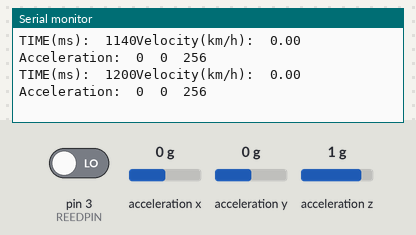
Bench run of a sketch on a simulated Arduino Uno, built with avr-gcc and run on an emulated ATmega328P. Parts: the last lines printed to the serial monitor. Inputs (shaded band) come from the test bench; at power-on: acceleration x 0 g, acceleration y 0 g, acceleration z 1 g, pin 3 (REEDPIN) LOW. Storage starts empty.

Above: at 1.3 s.
1.4 s: acceleration x set to -1.4 g
At 1.57 s:
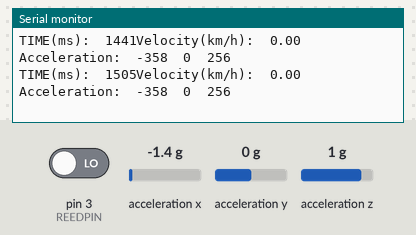
4.4 s: acceleration y set to -1.4 g
At 4.55 s:
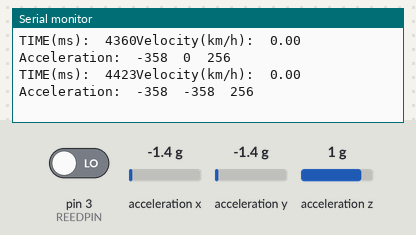
7.4 s: acceleration z set to -1.4 g
At 7.41 s:
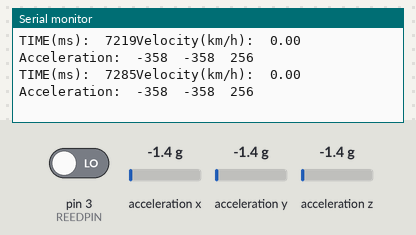
10.4 s: acceleration x set to 0.8 g
At 10.46 s:
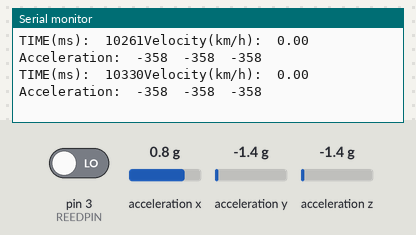
13.4 s: acceleration y set to 0.8 g
At 13.43 s:
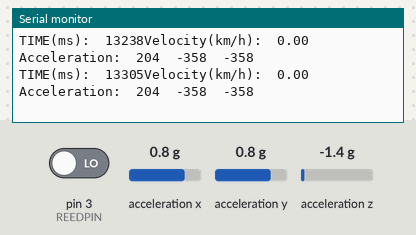
16.4 s: acceleration z set to 0 g
At 16.43 s:
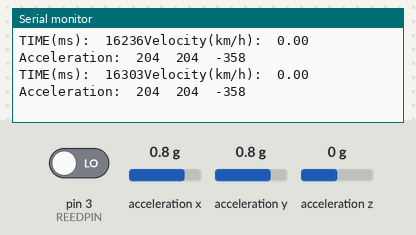
Timing chart, 0 to 19.4 s (numbered marks = the images above; inputs shaded):
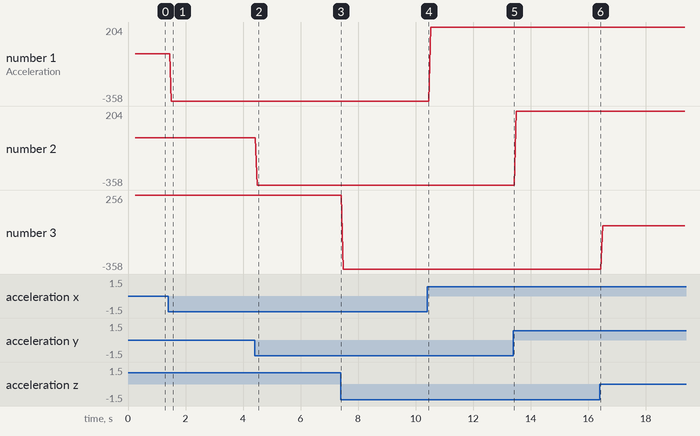

The sketch:

Serial_connect.ino
```cpp
/*
속도계 핀
DO - 3

가속도계 핀
SDA: A4
SCL: A5

SD 핀
CS    4
SCK   13
MOSI  11
MISO   12
*/

#include "Wire.h"
// I2Cdev and ADXL345 must be installed as libraries, or else the .cpp/.h files
// for both classes must be in the include path of your project
#include "I2Cdev.h"
#include "ADXL345.h",
#include <SD.h>

// ADXL345 변수
ADXL345 accel;
int16_t ax, ay, az;


// SD-CARD 변수
#define SD_CS 4 // SD CARD 의 CS 핀
#define LOGFILE "vel_acc.csv" // 로그 저장할 파일명


//속도계 변수
# define DIAMETER 64 //(cm)
# define ELEM_LENGTH 25.0 //cm
# define REEDPIN 3
bool lastbool, currbool, error; //1이 떨어져있을 때, 0이 가까이 있을 때
unsigned long count, ckTime, uckTime, delta; //열릴 때시간, 닫힐 때시간,
float vel;


unsigned long TIME;


void setup()
{
  Serial.begin(9600);

  TIME = 0;

  //속도계 세팅
    pinMode(REEDPIN, INPUT);
    lastbool = 0;
    ckTime = 0;

  //가속도계 세팅
    Wire.begin();
    while(!Serial){
        ;
    }


  //속도계 연결 검사
    Serial.println("Testing velocity device connections...");
    Serial.println(digitalRead(REEDPIN) ? "velocity device connection successful" : "velocity device connection failed");

  //가속도계 연결 검사
    Serial.println("Initializing Acc devices...");
    accel.initialize();
    // verify connection
    Serial.println("Testing device connections...");
    Serial.println(accel.testConnection() ? "ADXL345 connection successful" : "ADXL345 connection failed");

  //SD 연결 검사
    Serial.println("Serial Port Connected..");
    Serial.println("SD Card Init Start..");
    if(!SD.begin(SD_CS)){
        Serial.println("SD-CARD Initialization failed");
        Serial.println("Exit Program..");
        while(1);
    }
    Serial.println("SD-CARD Initialization done.");

  //파일 생성
    File logFile = SD.open(LOGFILE, FILE_WRITE);
    logFile.println("Time(ms),Vel(km/h), Acc(x), Acc(y), Acc(z)");
    logFile.close();
}


void loop()
{
    TIME = millis();
  //속도 측정

    currbool = digitalRead(REEDPIN); // 리드스위치의 상태를 확인합니다.        //검정색 위 1, 하얀색 0

    if(currbool == 1 && lastbool == 0){  // 리드 스위치가 열릴 때(닫힘 -> 열림)
      ckTime = millis();  // 시간을 확인해서 저장합니다.
      lastbool = 1;  // lastbool값을 1로 바꿔줍니다.(리드스위치가 열려있는 상태값 저장)
    }

    else if(currbool == 0 && lastbool == 1 ){  // 리드 스위치가 닫히고(열림 -> 닫힘), 노이즈 방지 카운트가 5이상일때
      uckTime = millis();  // 시간을 확인해서 저장합니다.

      delta = (uckTime - ckTime);
      // 열릴 때 시각과 닫힐 때 시각의 차를 이용하여 바퀴가 한바퀴 돌때 걸린 시간을 계산합니다.
      vel = (ELEM_LENGTH*2/delta)*36.00; // 바퀴가 한바퀴 돌때의 거리와 시간을 가지고 속도를 구해줍니다.(단위는 Km/h입니다.)
      lastbool = 0;
      count = 0;
    }

    if(currbool == 1){  // 리드 스위치가 열려있으면 카운트를 1씩 증가 시켜 줍니다.
      count++;
      if(count > 60){ // 카운트가 150이 넘어가면(자전거가 멈췄을 때) 속도를 0으로 바꿔줍니다.
        vel = 0;
      }
    }

  //가속도 측정
    accel.getAcceleration(&ax, &ay, &az);
    File logFile = SD.open(LOGFILE, FILE_WRITE);

    if(logFile){
        logFile.print(TIME); logFile.print(",");
        logFile.print(vel); logFile.print(",");
        logFile.print(ax); logFile.print(",");
        logFile.print(ay); logFile.print(",");
        logFile.println(az);
        Serial.print("TIME(ms):\t");
        Serial.print(TIME);
        Serial.print("Velocity(km/h):\t");
        Serial.print(vel); Serial.print("\t");
        Serial.print("Acceleration:\t");
        Serial.print(ax); Serial.print("\t");
        Serial.print(ay); Serial.print("\t");
        Serial.println(az);
        logFile.close();
    }
    else
    {
        Serial.println("error opening datalog file..");
        Serial.println("Exit Program..");
        while(1);
    }
}
```

Measured:
- after the input at 1.4 s, the serial monitor: prints a new line after 0.11 s (image 1)
- plotted number 1: 0 → -358 after the input at 1.4 s
